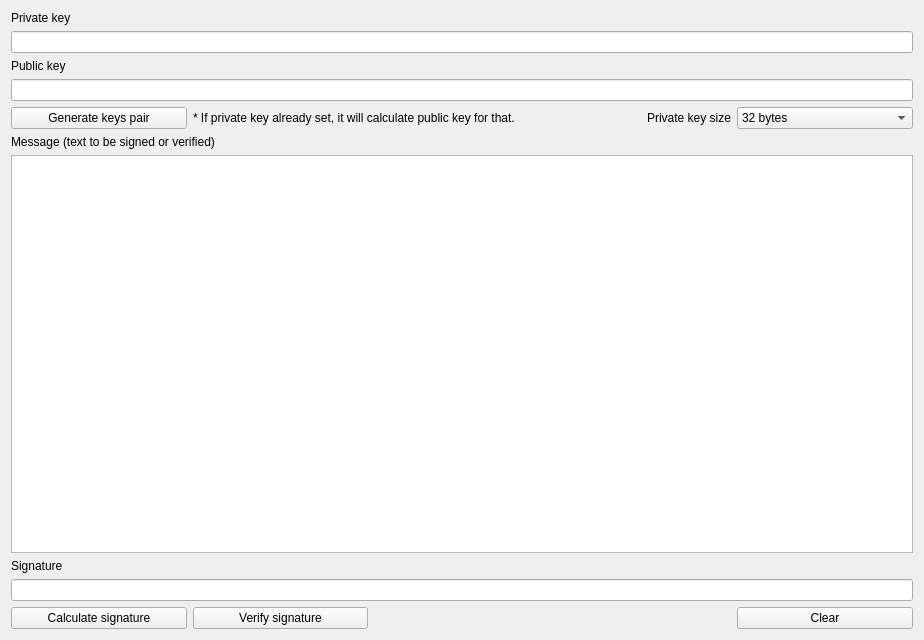
<?xml version="1.0" encoding="UTF-8"?>
<ui version="4.0">
 <class>UiDsaEd25519</class>
 <widget class="QWidget" name="UiDsaEd25519">
  <property name="geometry">
   <rect>
    <x>0</x>
    <y>0</y>
    <width>924</width>
    <height>640</height>
   </rect>
  </property>
  <property name="windowTitle">
   <string>UiDsaEd25519</string>
  </property>
  <layout class="QGridLayout" name="gridLayout">
   <item row="0" column="0">
    <widget class="QLabel" name="label_PrivateKey">
     <property name="text">
      <string notr="true">Private key</string>
     </property>
    </widget>
   </item>
   <item row="1" column="0" colspan="5">
    <widget class="QLineEdit" name="textEdit_privateKey">
     <property name="font">
      <font>
       <family>Consolas</family>
      </font>
     </property>
     <property name="clearButtonEnabled">
      <bool>true</bool>
     </property>
    </widget>
   </item>
   <item row="2" column="0">
    <widget class="QLabel" name="label_PublicKey">
     <property name="text">
      <string>Public key</string>
     </property>
    </widget>
   </item>
   <item row="3" column="0" colspan="5">
    <widget class="QLineEdit" name="textEdit_publicKey">
     <property name="font">
      <font>
       <family>Consolas</family>
      </font>
     </property>
     <property name="clearButtonEnabled">
      <bool>true</bool>
     </property>
    </widget>
   </item>
   <item row="4" column="0">
    <widget class="QPushButton" name="pushButton_GenerateKeysPair">
     <property name="text">
      <string>Generate keys pair</string>
     </property>
    </widget>
   </item>
   <item row="4" column="3">
    <widget class="QLabel" name="label">
     <property name="text">
      <string>Private key size</string>
     </property>
     <property name="alignment">
      <set>Qt::AlignmentFlag::AlignRight|Qt::AlignmentFlag::AlignTrailing|Qt::AlignmentFlag::AlignVCenter</set>
     </property>
    </widget>
   </item>
   <item row="4" column="4">
    <widget class="QComboBox" name="comboBox">
     <item>
      <property name="text">
       <string>32 bytes</string>
      </property>
     </item>
    </widget>
   </item>
   <item row="5" column="0" colspan="3">
    <widget class="QLabel" name="label_Message">
     <property name="text">
      <string>Message (text to be signed or verified)</string>
     </property>
    </widget>
   </item>
   <item row="6" column="0" colspan="5">
    <widget class="QTextEdit" name="textEdit_Message">
     <property name="font">
      <font>
       <family>Consolas</family>
      </font>
     </property>
    </widget>
   </item>
   <item row="7" column="0">
    <widget class="QLabel" name="label_Signature">
     <property name="text">
      <string>Signature</string>
     </property>
    </widget>
   </item>
   <item row="8" column="0" colspan="5">
    <widget class="QLineEdit" name="textEdit_Signature">
     <property name="enabled">
      <bool>true</bool>
     </property>
     <property name="font">
      <font>
       <family>Consolas</family>
      </font>
     </property>
     <property name="clearButtonEnabled">
      <bool>true</bool>
     </property>
    </widget>
   </item>
   <item row="9" column="0">
    <widget class="QPushButton" name="pushButton_CalculateSignature">
     <property name="text">
      <string>Calculate signature</string>
     </property>
    </widget>
   </item>
   <item row="9" column="1">
    <widget class="QPushButton" name="pushButton_VerifySignature">
     <property name="text">
      <string>Verify signature</string>
     </property>
    </widget>
   </item>
   <item row="9" column="4">
    <widget class="QPushButton" name="pushButton_Clear">
     <property name="text">
      <string>Clear</string>
     </property>
    </widget>
   </item>
   <item row="4" column="1" colspan="2">
    <widget class="QLabel" name="label_20">
     <property name="text">
      <string>* If private key already set, it will calculate public key for that.</string>
     </property>
    </widget>
   </item>
  </layout>
 </widget>
 <resources/>
 <connections/>
</ui>
